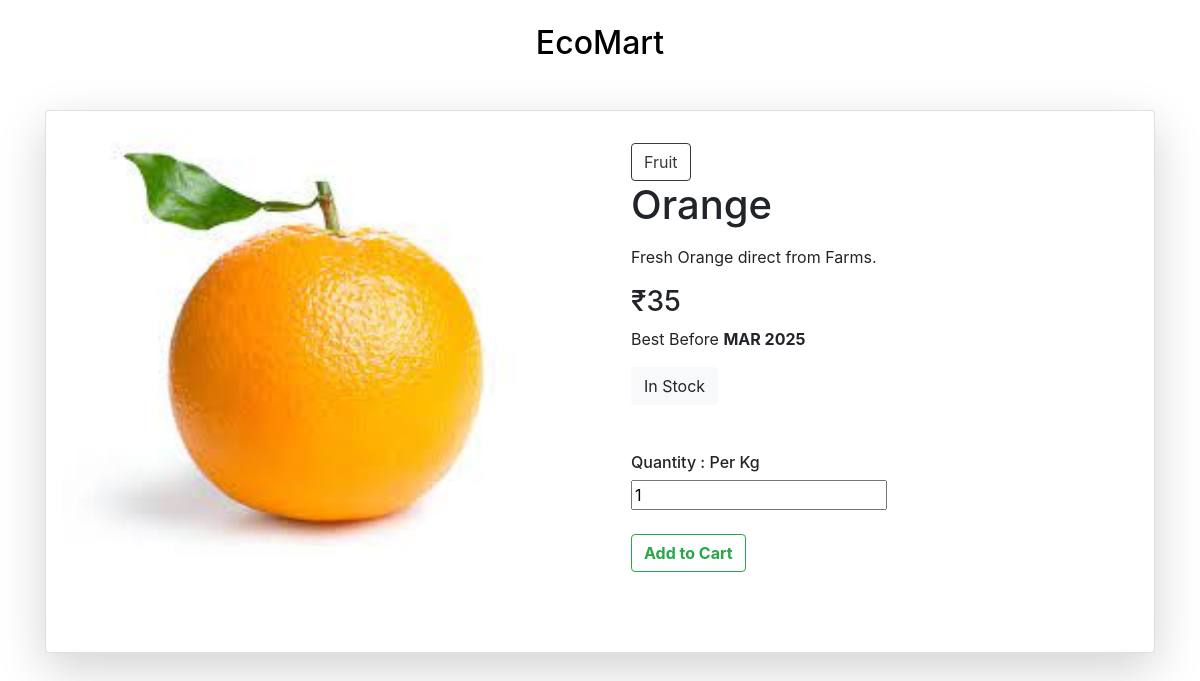
The app's page /product/16 (signed in) with its own data.
### vault.py (models this page shows, shortened)
class Product(Base):
    __tablename__ = 'products'
    id = Column(Integer, primary_key=True, autoincrement=True)
    name = Column('name',String)
    category = Column('category',String)
    category_id = Column('category_id', Integer)
    price = Column('price', Integer)
    quantity = Column('quantity', Integer)
    time = Column('time', Integer)
    image = Column('image', String)
    description = Column('description', String)
    si_unit = Column('si_unit', Integer)
    best_before = Column('best_before', String)

### user_routes.py (the view)
@app.route('/product/<int:pid>', methods=['POST', 'GET'])
def product(pid):
    if 'user' in session:
        if request.method == 'POST':
            new_cart = Cart(
                user_id=session['user'],
                product_id=request.form['product_id'],
                product_name=request.form['product_name'],
                quantity=int(request.form['quantity']),
                price=int(request.form['price'])
            )
            agent.add(new_cart)
            agent.commit()
            return redirect('/home')
        else:
            item = agent.query(Product).filter(Product.id == pid).first()
            return render_template('user/buy.html', product=item)

### templates/user/buy.html (shortened to what this page needs)
<!DOCTYPE html>
<html lang="en">
<head>
    <link
  rel="stylesheet"
  href="https://stackpath.bootstrapcdn.com/bootstrap/4.5.2/css/bootstrap.min.css"
/>
<link
      rel="stylesheet"
      type="text/css"
      href="{{ url_for('static',filename='styles/header.css') }}"
    />
</head>
<body>
  <br />
  <div class="main">
    <div class="navigation">
      <h2><a href="/">EcoMart</a></h2>
    </div>
  </div>
<div class="container mt-5 mb-5 ">
  <div class="card shadow-lg p-3 mb-5 bg-white rounded">
    <div class="row g-0">
      <div class="col-md-6 border-end">
        <div class="d-flex flex-column justify-content-md-around ml-6">
          <div class="main_image ">
            <img
              src="/static/assets/{{product.image }}"
              id="main_product_image"
              width="90%"
              height="90%"
            />
          </div>
        </div>
      </div>
      <div class="col-md-6">
        <div class="p-3 right-side">
            <button class="btn btn-outline-dark" onclick="location.href='/home#{{product.category}}'"> {{product.category}}</button>
          <div class="d-flex justify-content-between align-items-center">
            <h1>{{product.name}}</h1>
          </div>
          <div class="mt-2 pr-3 content">
            <p>
                {{product.description}}
            </p>
          </div>
          <h3>₹{{product.price}}</h3>
          <p>Best Before <b>{{product.best_before}}</b></p>
          {% if (product.quantity > 1) %}
          <button type="button" class="btn btn-light">In Stock</button>
          <div class="mt-5">
            <span class="fs-1"><h6>Quantity : {{product.si_unit}}</h6></span>
            <form method="POST">
            <div class="inputs"><input type="number" name="quantity" placeholder="In Kg" value="1"/></div>
            <br>
            <button type="submit" class="btn btn-outline-success"><b>Add to Cart</b></button>
            </form>
            </div>
          </div>
          {% endif %}
        </div>
      </div>
    </div>
  </div>
</body>
</html>

### static/styles/header.css (style rules this page uses)
a { text-decoration: none; color: black; text-align: center; }
h2 { text-align: center; }

### records on screen
Product: image (picture), category "Fruit", name "Orange", description "Fresh Orange direct from Farms.", price "35", best_before "MAR 2025", si_unit "Per Kg"
